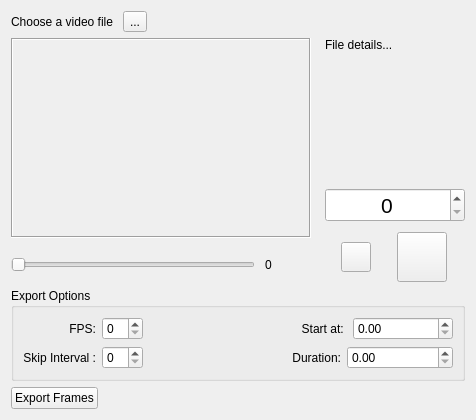
<?xml version="1.0" encoding="UTF-8"?>
<ui version="4.0">
 <class>animatorPluginWidget</class>
 <widget class="QWidget" name="animatorPluginWidget">
  <property name="geometry">
   <rect>
    <x>0</x>
    <y>0</y>
    <width>476</width>
    <height>420</height>
   </rect>
  </property>
  <property name="windowTitle">
   <string>Import Video for Animation Reference</string>
  </property>
  <layout class="QVBoxLayout" name="verticalLayout_3">
   <item>
    <layout class="QHBoxLayout" name="horizontalLayout">
     <property name="spacing">
      <number>10</number>
     </property>
     <item>
      <widget class="QLabel" name="fileLocationLabel">
       <property name="text">
        <string>Choose a video file</string>
       </property>
      </widget>
     </item>
     <item>
      <widget class="QToolButton" name="filePickerButton">
       <property name="text">
        <string>...</string>
       </property>
      </widget>
     </item>
     <item>
      <spacer name="horizontalSpacer">
       <property name="orientation">
        <enum>Qt::Horizontal</enum>
       </property>
       <property name="sizeHint" stdset="0">
        <size>
         <width>40</width>
         <height>20</height>
        </size>
       </property>
      </spacer>
     </item>
    </layout>
   </item>
   <item>
    <layout class="QHBoxLayout" name="horizontalLayout_3">
     <property name="spacing">
      <number>10</number>
     </property>
     <item>
      <layout class="QVBoxLayout" name="verticalLayout">
       <item>
        <widget class="QLabel" name="thumbnailImageHolder">
         <property name="minimumSize">
          <size>
           <width>300</width>
           <height>200</height>
          </size>
         </property>
         <property name="maximumSize">
          <size>
           <width>300</width>
           <height>200</height>
          </size>
         </property>
         <property name="frameShape">
          <enum>QFrame::Box</enum>
         </property>
         <property name="frameShadow">
          <enum>QFrame::Sunken</enum>
         </property>
         <property name="text">
          <string/>
         </property>
        </widget>
       </item>
       <item>
        <layout class="QHBoxLayout" name="horizontalLayout_2">
         <property name="spacing">
          <number>10</number>
         </property>
         <item>
          <widget class="QSlider" name="videoPreviewScrubber">
           <property name="sizePolicy">
            <sizepolicy hsizetype="Preferred" vsizetype="Fixed">
             <horstretch>0</horstretch>
             <verstretch>0</verstretch>
            </sizepolicy>
           </property>
           <property name="maximum">
            <number>1</number>
           </property>
           <property name="orientation">
            <enum>Qt::Horizontal</enum>
           </property>
          </widget>
         </item>
         <item>
          <widget class="QLabel" name="videoSliderValueLabel">
           <property name="sizePolicy">
            <sizepolicy hsizetype="Fixed" vsizetype="Preferred">
             <horstretch>0</horstretch>
             <verstretch>0</verstretch>
            </sizepolicy>
           </property>
           <property name="minimumSize">
            <size>
             <width>50</width>
             <height>0</height>
            </size>
           </property>
           <property name="maximumSize">
            <size>
             <width>16777215</width>
             <height>50</height>
            </size>
           </property>
           <property name="text">
            <string>0</string>
           </property>
          </widget>
         </item>
        </layout>
       </item>
      </layout>
     </item>
     <item>
      <layout class="QVBoxLayout" name="verticalLayout_2">
       <item>
        <widget class="QLabel" name="fileLoadedDetails">
         <property name="sizePolicy">
          <sizepolicy hsizetype="Expanding" vsizetype="Preferred">
           <horstretch>0</horstretch>
           <verstretch>0</verstretch>
          </sizepolicy>
         </property>
         <property name="minimumSize">
          <size>
           <width>0</width>
           <height>0</height>
          </size>
         </property>
         <property name="maximumSize">
          <size>
           <width>140</width>
           <height>16777215</height>
          </size>
         </property>
         <property name="font">
          <font>
           <kerning>true</kerning>
          </font>
         </property>
         <property name="text">
          <string>File details...</string>
         </property>
         <property name="alignment">
          <set>Qt::AlignLeading|Qt::AlignLeft|Qt::AlignTop</set>
         </property>
         <property name="wordWrap">
          <bool>true</bool>
         </property>
         <property name="margin">
          <number>3</number>
         </property>
        </widget>
       </item>
       <item>
        <spacer name="verticalSpacer">
         <property name="orientation">
          <enum>Qt::Vertical</enum>
         </property>
         <property name="sizeHint" stdset="0">
          <size>
           <width>10</width>
           <height>10</height>
          </size>
         </property>
        </spacer>
       </item>
       <item>
        <widget class="QSpinBox" name="currentFrameNumberInput">
         <property name="font">
          <font>
           <pointsize>16</pointsize>
          </font>
         </property>
         <property name="alignment">
          <set>Qt::AlignCenter</set>
         </property>
         <property name="maximum">
          <number>99999</number>
         </property>
        </widget>
       </item>
       <item>
        <layout class="QHBoxLayout" name="horizontalLayout_5">
         <item>
          <widget class="QPushButton" name="prevFrameButton">
           <property name="minimumSize">
            <size>
             <width>30</width>
             <height>30</height>
            </size>
           </property>
           <property name="maximumSize">
            <size>
             <width>30</width>
             <height>30</height>
            </size>
           </property>
           <property name="text">
            <string/>
           </property>
          </widget>
         </item>
         <item>
          <widget class="QPushButton" name="nextFrameButton">
           <property name="minimumSize">
            <size>
             <width>50</width>
             <height>50</height>
            </size>
           </property>
           <property name="maximumSize">
            <size>
             <width>49</width>
             <height>49</height>
            </size>
           </property>
           <property name="text">
            <string/>
           </property>
          </widget>
         </item>
        </layout>
       </item>
      </layout>
     </item>
    </layout>
   </item>
   <item>
    <widget class="QGroupBox" name="exportoptionsGroup">
     <property name="title">
      <string>Export Options</string>
     </property>
     <layout class="QGridLayout" name="gridLayout_2">
      <item row="0" column="5">
       <widget class="QDoubleSpinBox" name="startExportingAtSpinbox">
        <property name="sizePolicy">
         <sizepolicy hsizetype="Minimum" vsizetype="Fixed">
          <horstretch>0</horstretch>
          <verstretch>0</verstretch>
         </sizepolicy>
        </property>
        <property name="minimumSize">
         <size>
          <width>100</width>
          <height>0</height>
         </size>
        </property>
       </widget>
      </item>
      <item row="1" column="0">
       <widget class="QLabel" name="frameSkipLabel">
        <property name="text">
         <string>Skip Interval :</string>
        </property>
        <property name="alignment">
         <set>Qt::AlignRight|Qt::AlignTrailing|Qt::AlignVCenter</set>
        </property>
       </widget>
      </item>
      <item row="0" column="0">
       <widget class="QLabel" name="fpsLabel">
        <property name="text">
         <string>FPS:</string>
        </property>
        <property name="alignment">
         <set>Qt::AlignRight|Qt::AlignTrailing|Qt::AlignVCenter</set>
        </property>
       </widget>
      </item>
      <item row="1" column="4" colspan="2">
       <widget class="QDoubleSpinBox" name="exportDurationSpinbox">
        <property name="sizePolicy">
         <sizepolicy hsizetype="Minimum" vsizetype="Fixed">
          <horstretch>0</horstretch>
          <verstretch>0</verstretch>
         </sizepolicy>
        </property>
        <property name="minimumSize">
         <size>
          <width>100</width>
          <height>0</height>
         </size>
        </property>
       </widget>
      </item>
      <item row="1" column="1">
       <widget class="QSpinBox" name="frameSkipSpinbox"/>
      </item>
      <item row="0" column="2">
       <spacer name="horizontalSpacer_2">
        <property name="orientation">
         <enum>Qt::Horizontal</enum>
        </property>
        <property name="sizeHint" stdset="0">
         <size>
          <width>40</width>
          <height>20</height>
         </size>
        </property>
       </spacer>
      </item>
      <item row="0" column="3" colspan="2">
       <widget class="QLabel" name="startExportingAtXSecondsLabel">
        <property name="text">
         <string>Start at: </string>
        </property>
        <property name="alignment">
         <set>Qt::AlignRight|Qt::AlignTrailing|Qt::AlignVCenter</set>
        </property>
       </widget>
      </item>
      <item row="1" column="3">
       <widget class="QLabel" name="label">
        <property name="text">
         <string>Duration:</string>
        </property>
        <property name="alignment">
         <set>Qt::AlignRight|Qt::AlignTrailing|Qt::AlignVCenter</set>
        </property>
       </widget>
      </item>
      <item row="0" column="1">
       <widget class="QSpinBox" name="fpsSpinbox"/>
      </item>
     </layout>
    </widget>
   </item>
   <item>
    <layout class="QHBoxLayout" name="horizontalLayout_4">
     <property name="spacing">
      <number>12</number>
     </property>
     <item>
      <widget class="QPushButton" name="startButton">
       <property name="text">
        <string>Export Frames</string>
       </property>
      </widget>
     </item>
     <item>
      <spacer name="horizontalSpacer_3">
       <property name="orientation">
        <enum>Qt::Horizontal</enum>
       </property>
       <property name="sizeHint" stdset="0">
        <size>
         <width>10</width>
         <height>10</height>
        </size>
       </property>
      </spacer>
     </item>
    </layout>
   </item>
  </layout>
 </widget>
 <resources/>
 <connections/>
</ui>
